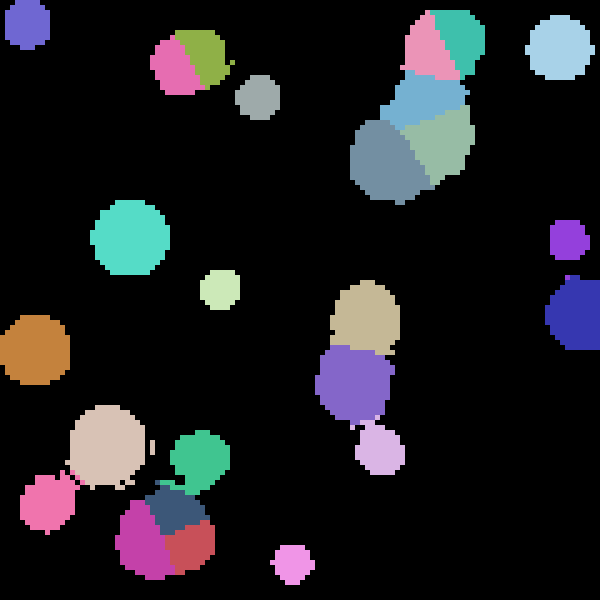
Frame 1 (no input)
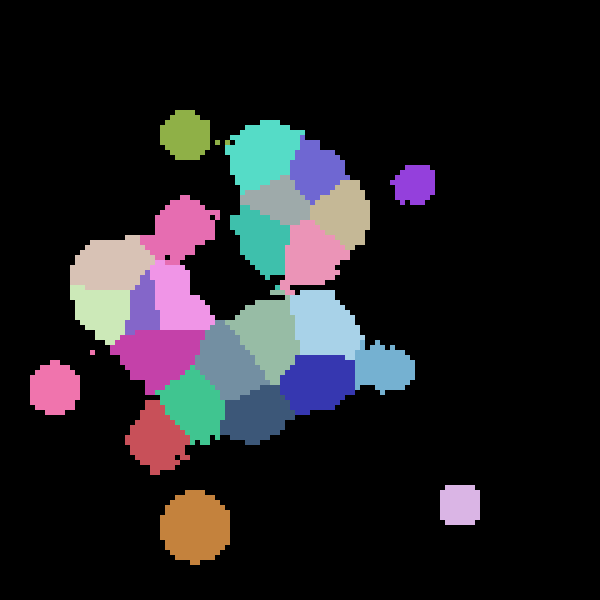
Frame 60 (the mouse pressed at the canvas centre just before this capture)
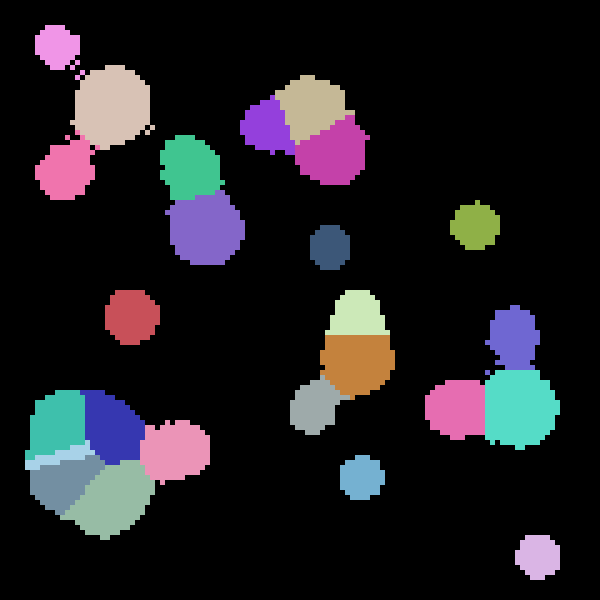
Frame 120 (the mouse held since frame 60 and released just before this capture)

The Processing sketch that drew these frames (run headless with seeded random() and noise(); from frame 60 on, the mouse is pressed at the canvas centre):

// Processing sketch: MarchingMetaballs
// ── MarchingMetaballs.pde
int PX_SIZE = 5;
int SUM_THRESHOLD = 3;
int NUM_CIRCLES = 25;

Circle[] circles ;
Circle mything;

void setup()
{
  size(600, 600);

  circles = new Circle[NUM_CIRCLES];

  mything = new Circle();
  
  print(mything.x);

  for (var i = 0; i < NUM_CIRCLES; i++)
  {
    circles[i] = new Circle();
    
    circles[i].x = random(0, width);
    circles[i].y = random(0, height);
    circles[i].r = random(40, 80);
    circles[i].vx = random(-5, 5);
    circles[i].vy = random(-5, 5);
    circles[i].red = random(50, 255);
    circles[i].green = random(50, 255);
    circles[i].blue = random(50, 255);
  }
}

public class Circle
{

  Circle()
  {
    x=0;
    y=0;
    r=0;
    vx=0;
    vy=0;
    red=0;
    green=0;
    blue=0;
  }

  float x=0;
  float y=0;
  float r=0;
  float vx=0;
  float vy=0;
  float red=0;
  float green=0;
  float blue=0;
}


void draw()
{
  background(0, 0, 0);
  for (var i = 0; i < circles.length; i++)
  {
    var c = circles[i];

    c.x += c.vx;
    c.y += c.vy;

    if (c.x - c.r < 0) {
      c.vx = +abs(c.vx);
    }
    if (c.x + c.r > width) {
      c.vx = -abs(c.vx);
    }
    if (c.y - c.r < 0) {
      c.vy = +abs(c.vy);
    }
    if (c.y + c.r > height) {
      c.vy = -abs(c.vy);
    }
  }

  for (var x = 0; x < width; x += PX_SIZE) {
    for (var y = 0; y < width; y += PX_SIZE) {
      var sum = 0;
      float closestD2 = 99999999999999999.f;
      PVector closestColor = new PVector();
      for (var i = 0; i < circles.length; i++) {
        var c = circles[i];
        var dx = x - c.x;
        var dy = y - c.y;
        var d2 = dx * dx + dy * dy;
        sum += c.r * c.r / d2;

        if (d2 < closestD2) {
          closestD2 = d2;
          closestColor = new PVector(c.red, c.green, c.blue);
        }
      }
      if (sum > SUM_THRESHOLD) {
        noStroke();
        fill(closestColor.x, closestColor.y, closestColor.z);
        rect(x, y, PX_SIZE, PX_SIZE);
      }
    }
  }
}
